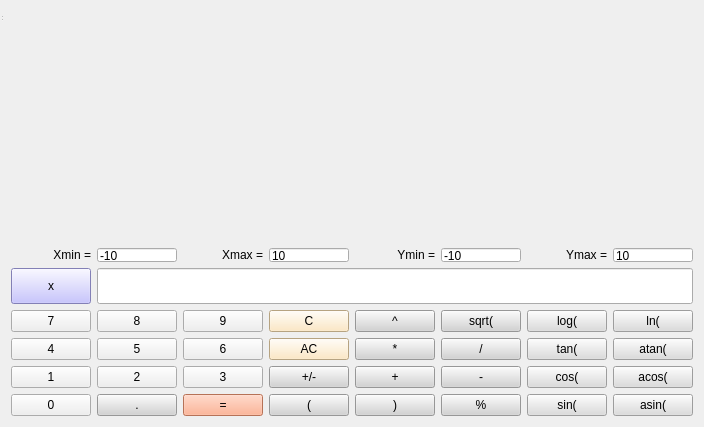
<?xml version="1.0" encoding="UTF-8"?>
<ui version="4.0">
 <class>smart_calc</class>
 <widget class="QWidget" name="smart_calc">
  <property name="geometry">
   <rect>
    <x>0</x>
    <y>0</y>
    <width>700</width>
    <height>427</height>
   </rect>
  </property>
  <property name="windowTitle">
   <string>smart_calc</string>
  </property>
  <layout class="QGridLayout" name="gridLayout">
   <item row="5" column="6">
    <widget class="QPushButton" name="opr_cos">
     <property name="styleSheet">
      <string notr="true">QPushButton {
	BackGround-color: #DCDCDC;
}

QPushButton:pressed {
	BackGround-color: #A9A9A9;
}

</string>
     </property>
     <property name="text">
      <string>cos(</string>
     </property>
    </widget>
   </item>
   <item row="5" column="2">
    <widget class="QPushButton" name="opr_3">
     <property name="text">
      <string>3</string>
     </property>
    </widget>
   </item>
   <item row="6" column="2">
    <widget class="QPushButton" name="Equals">
     <property name="styleSheet">
      <string notr="true">QPushButton {
	BackGround-color: #FFA07A;
}

QPushButton:pressed {
	BackGround-color: #B22222;
}

</string>
     </property>
     <property name="text">
      <string>=</string>
     </property>
    </widget>
   </item>
   <item row="3" column="5">
    <widget class="QPushButton" name="opr_sqrt">
     <property name="styleSheet">
      <string notr="true">QPushButton {
	BackGround-color: #D3D3D3;
}

QPushButton:pressed {
	BackGround-color: #A9A9A9;
}

</string>
     </property>
     <property name="text">
      <string>sqrt(</string>
     </property>
    </widget>
   </item>
   <item row="1" column="2">
    <widget class="QLabel" name="label_Xmax">
     <property name="layoutDirection">
      <enum>Qt::LeftToRight</enum>
     </property>
     <property name="text">
      <string>&lt;html&gt;&lt;head/&gt;&lt;body&gt;&lt;p align=&quot;right&quot;&gt;Xmax =&lt;/p&gt;&lt;/body&gt;&lt;/html&gt;</string>
     </property>
    </widget>
   </item>
   <item row="1" column="3">
    <widget class="QLineEdit" name="lineEdit_Xmax">
     <property name="sizePolicy">
      <sizepolicy hsizetype="Ignored" vsizetype="Ignored">
       <horstretch>0</horstretch>
       <verstretch>0</verstretch>
      </sizepolicy>
     </property>
     <property name="text">
      <string>10</string>
     </property>
    </widget>
   </item>
   <item row="6" column="0">
    <widget class="QPushButton" name="opr_0">
     <property name="text">
      <string>0</string>
     </property>
    </widget>
   </item>
   <item row="6" column="6">
    <widget class="QPushButton" name="opr_sin">
     <property name="styleSheet">
      <string notr="true">QPushButton {
	BackGround-color: #DCDCDC;
}

QPushButton:pressed {
	BackGround-color: #A9A9A9;
}

</string>
     </property>
     <property name="text">
      <string>sin(</string>
     </property>
    </widget>
   </item>
   <item row="6" column="1">
    <widget class="QPushButton" name="opr_point">
     <property name="styleSheet">
      <string notr="true">QPushButton {
	BackGround-color: #D3D3D3;
}

QPushButton:pressed {
	BackGround-color: #A9A9A9;
}

</string>
     </property>
     <property name="text">
      <string>.</string>
     </property>
    </widget>
   </item>
   <item row="4" column="7">
    <widget class="QPushButton" name="opr_atan">
     <property name="styleSheet">
      <string notr="true">QPushButton {
	BackGround-color: #DCDCDC;
}

QPushButton:pressed {
	BackGround-color: #A9A9A9;
}

</string>
     </property>
     <property name="text">
      <string>atan(</string>
     </property>
    </widget>
   </item>
   <item row="1" column="7">
    <widget class="QLineEdit" name="lineEdit_Ymax">
     <property name="sizePolicy">
      <sizepolicy hsizetype="Ignored" vsizetype="Ignored">
       <horstretch>0</horstretch>
       <verstretch>0</verstretch>
      </sizepolicy>
     </property>
     <property name="text">
      <string>10</string>
     </property>
    </widget>
   </item>
   <item row="1" column="6">
    <widget class="QLabel" name="label_Ymax">
     <property name="layoutDirection">
      <enum>Qt::LeftToRight</enum>
     </property>
     <property name="text">
      <string>&lt;html&gt;&lt;head/&gt;&lt;body&gt;&lt;p align=&quot;right&quot;&gt;Ymax =&lt;/p&gt;&lt;/body&gt;&lt;/html&gt;</string>
     </property>
    </widget>
   </item>
   <item row="1" column="1">
    <widget class="QLineEdit" name="lineEdit_Xmin">
     <property name="sizePolicy">
      <sizepolicy hsizetype="Ignored" vsizetype="Ignored">
       <horstretch>0</horstretch>
       <verstretch>0</verstretch>
      </sizepolicy>
     </property>
     <property name="text">
      <string>-10</string>
     </property>
    </widget>
   </item>
   <item row="4" column="3">
    <widget class="QPushButton" name="AllClear">
     <property name="styleSheet">
      <string notr="true">QPushButton {
	BackGround-color: #FFE4B5;
}

QPushButton:pressed {
	BackGround-color: #DEB887;
}

</string>
     </property>
     <property name="text">
      <string>AC</string>
     </property>
    </widget>
   </item>
   <item row="2" column="0">
    <widget class="QPushButton" name="xButton">
     <property name="sizePolicy">
      <sizepolicy hsizetype="Minimum" vsizetype="Minimum">
       <horstretch>0</horstretch>
       <verstretch>0</verstretch>
      </sizepolicy>
     </property>
     <property name="styleSheet">
      <string notr="true">QPushButton {
	BackGround-color: #B8B3FF;
}

QPushButton:pressed {
	BackGround-color: #009900;
}

</string>
     </property>
     <property name="text">
      <string>x</string>
     </property>
    </widget>
   </item>
   <item row="3" column="0">
    <widget class="QPushButton" name="opr_7">
     <property name="text">
      <string>7</string>
     </property>
    </widget>
   </item>
   <item row="5" column="7">
    <widget class="QPushButton" name="opr_acos">
     <property name="styleSheet">
      <string notr="true">QPushButton {
	BackGround-color: #DCDCDC;
}

QPushButton:pressed {
	BackGround-color: #A9A9A9;
}

</string>
     </property>
     <property name="text">
      <string>acos(</string>
     </property>
    </widget>
   </item>
   <item row="5" column="1">
    <widget class="QPushButton" name="opr_2">
     <property name="text">
      <string>2</string>
     </property>
    </widget>
   </item>
   <item row="4" column="0">
    <widget class="QPushButton" name="opr_4">
     <property name="text">
      <string>4</string>
     </property>
    </widget>
   </item>
   <item row="0" column="0" colspan="8">
    <widget class="QCustomPlot" name="widget_plot" native="true">
     <property name="sizePolicy">
      <sizepolicy hsizetype="Expanding" vsizetype="Expanding">
       <horstretch>0</horstretch>
       <verstretch>0</verstretch>
      </sizepolicy>
     </property>
    </widget>
   </item>
   <item row="3" column="6">
    <widget class="QPushButton" name="opr_log">
     <property name="styleSheet">
      <string notr="true">QPushButton {
	BackGround-color: #DCDCDC;
}

QPushButton:pressed {
	BackGround-color: #A9A9A9;
}

</string>
     </property>
     <property name="text">
      <string>log(</string>
     </property>
    </widget>
   </item>
   <item row="6" column="3">
    <widget class="QPushButton" name="opr_bracket_left">
     <property name="styleSheet">
      <string notr="true">QPushButton {
	BackGround-color: #D3D3D3;
}

QPushButton:pressed {
	BackGround-color: #A9A9A9;
}

</string>
     </property>
     <property name="text">
      <string>(</string>
     </property>
    </widget>
   </item>
   <item row="4" column="2">
    <widget class="QPushButton" name="opr_6">
     <property name="text">
      <string>6</string>
     </property>
    </widget>
   </item>
   <item row="5" column="5">
    <widget class="QPushButton" name="opr_sub">
     <property name="styleSheet">
      <string notr="true">QPushButton {
	BackGround-color: #D3D3D3;
}

QPushButton:pressed {
	BackGround-color: #A9A9A9;
}

</string>
     </property>
     <property name="text">
      <string>-</string>
     </property>
    </widget>
   </item>
   <item row="3" column="1">
    <widget class="QPushButton" name="opr_8">
     <property name="text">
      <string>8</string>
     </property>
    </widget>
   </item>
   <item row="5" column="0">
    <widget class="QPushButton" name="opr_1">
     <property name="text">
      <string>1</string>
     </property>
    </widget>
   </item>
   <item row="3" column="3">
    <widget class="QPushButton" name="Clear">
     <property name="styleSheet">
      <string notr="true">QPushButton {
	BackGround-color: #FFE4B5;
}

QPushButton:pressed {
	BackGround-color: #DEB887;
}

</string>
     </property>
     <property name="text">
      <string>C</string>
     </property>
    </widget>
   </item>
   <item row="5" column="4">
    <widget class="QPushButton" name="opr_sum">
     <property name="styleSheet">
      <string notr="true">QPushButton {
	BackGround-color: #D3D3D3;
}

QPushButton:pressed {
	BackGround-color: #A9A9A9;
}

</string>
     </property>
     <property name="text">
      <string>+</string>
     </property>
    </widget>
   </item>
   <item row="3" column="7">
    <widget class="QPushButton" name="opr_ln">
     <property name="styleSheet">
      <string notr="true">QPushButton {
	BackGround-color: #DCDCDC;
}

QPushButton:pressed {
	BackGround-color: #A9A9A9;
}

</string>
     </property>
     <property name="text">
      <string>ln(</string>
     </property>
    </widget>
   </item>
   <item row="3" column="2">
    <widget class="QPushButton" name="opr_9">
     <property name="text">
      <string>9</string>
     </property>
    </widget>
   </item>
   <item row="3" column="4">
    <widget class="QPushButton" name="opr_sqr">
     <property name="styleSheet">
      <string notr="true">QPushButton {
	BackGround-color: #D3D3D3;
}

QPushButton:pressed {
	BackGround-color: #A9A9A9;
}

</string>
     </property>
     <property name="text">
      <string>^</string>
     </property>
    </widget>
   </item>
   <item row="1" column="5">
    <widget class="QLineEdit" name="lineEdit_Ymin">
     <property name="sizePolicy">
      <sizepolicy hsizetype="Ignored" vsizetype="Ignored">
       <horstretch>0</horstretch>
       <verstretch>0</verstretch>
      </sizepolicy>
     </property>
     <property name="text">
      <string>-10</string>
     </property>
    </widget>
   </item>
   <item row="4" column="4">
    <widget class="QPushButton" name="opr_mul">
     <property name="styleSheet">
      <string notr="true">QPushButton {
	BackGround-color: #D3D3D3;
}

QPushButton:pressed {
	BackGround-color: #A9A9A9;
}

</string>
     </property>
     <property name="text">
      <string>*</string>
     </property>
    </widget>
   </item>
   <item row="5" column="3">
    <widget class="QPushButton" name="Sign">
     <property name="styleSheet">
      <string notr="true">QPushButton {
	BackGround-color: #D3D3D3;
}

QPushButton:pressed {
	BackGround-color: #A9A9A9;
}

</string>
     </property>
     <property name="text">
      <string>+/-</string>
     </property>
    </widget>
   </item>
   <item row="4" column="5">
    <widget class="QPushButton" name="opr_div">
     <property name="styleSheet">
      <string notr="true">QPushButton {
	BackGround-color: #D3D3D3;
}

QPushButton:pressed {
	BackGround-color: #A9A9A9;
}

</string>
     </property>
     <property name="text">
      <string>/</string>
     </property>
    </widget>
   </item>
   <item row="6" column="7">
    <widget class="QPushButton" name="opr_asin">
     <property name="styleSheet">
      <string notr="true">QPushButton {
	BackGround-color: #DCDCDC;
}

QPushButton:pressed {
	BackGround-color: #A9A9A9;
}

</string>
     </property>
     <property name="text">
      <string>asin(</string>
     </property>
    </widget>
   </item>
   <item row="6" column="4">
    <widget class="QPushButton" name="opr_bracket_right">
     <property name="styleSheet">
      <string notr="true">QPushButton {
	BackGround-color: #D3D3D3;
}

QPushButton:pressed {
	BackGround-color: #A9A9A9;
}

</string>
     </property>
     <property name="text">
      <string>)</string>
     </property>
    </widget>
   </item>
   <item row="1" column="0">
    <widget class="QLabel" name="label_Xmin">
     <property name="layoutDirection">
      <enum>Qt::LeftToRight</enum>
     </property>
     <property name="text">
      <string>&lt;html&gt;&lt;head/&gt;&lt;body&gt;&lt;p align=&quot;right&quot;&gt;Xmin =&lt;/p&gt;&lt;/body&gt;&lt;/html&gt;</string>
     </property>
    </widget>
   </item>
   <item row="4" column="6">
    <widget class="QPushButton" name="opr_tan">
     <property name="styleSheet">
      <string notr="true">QPushButton {
	BackGround-color: #DCDCDC;
}

QPushButton:pressed {
	BackGround-color: #A9A9A9;
}

</string>
     </property>
     <property name="text">
      <string>tan(</string>
     </property>
    </widget>
   </item>
   <item row="4" column="1">
    <widget class="QPushButton" name="opr_5">
     <property name="text">
      <string>5</string>
     </property>
    </widget>
   </item>
   <item row="6" column="5">
    <widget class="QPushButton" name="opr_mod">
     <property name="styleSheet">
      <string notr="true">QPushButton {
	BackGround-color: #D3D3D3;
}

QPushButton:pressed {
	BackGround-color: #A9A9A9;
}

</string>
     </property>
     <property name="text">
      <string>%</string>
     </property>
    </widget>
   </item>
   <item row="1" column="4">
    <widget class="QLabel" name="label_Ymin">
     <property name="layoutDirection">
      <enum>Qt::LeftToRight</enum>
     </property>
     <property name="text">
      <string>&lt;html&gt;&lt;head/&gt;&lt;body&gt;&lt;p align=&quot;right&quot;&gt;Ymin =&lt;/p&gt;&lt;/body&gt;&lt;/html&gt;</string>
     </property>
    </widget>
   </item>
   <item row="2" column="1" colspan="7">
    <widget class="QLineEdit" name="lineEdit">
     <property name="sizePolicy">
      <sizepolicy hsizetype="Expanding" vsizetype="Preferred">
       <horstretch>0</horstretch>
       <verstretch>0</verstretch>
      </sizepolicy>
     </property>
     <property name="font">
      <font>
       <pointsize>18</pointsize>
      </font>
     </property>
     <property name="layoutDirection">
      <enum>Qt::RightToLeft</enum>
     </property>
     <property name="text">
      <string/>
     </property>
     <property name="maxLength">
      <number>255</number>
     </property>
     <property name="alignment">
      <set>Qt::AlignRight|Qt::AlignTrailing|Qt::AlignVCenter</set>
     </property>
     <property name="readOnly">
      <bool>true</bool>
     </property>
    </widget>
   </item>
  </layout>
  <widget class="QStatusBar" name="statusbar">
   <property name="geometry">
    <rect>
     <x>0</x>
     <y>0</y>
     <width>3</width>
     <height>22</height>
    </rect>
   </property>
  </widget>
  <action name="actionEngineer">
   <property name="text">
    <string>Engineer</string>
   </property>
  </action>
  <action name="actionCredit">
   <property name="text">
    <string>Graph</string>
   </property>
  </action>
  <action name="actionDeposit">
   <property name="text">
    <string>Credit</string>
   </property>
  </action>
  <action name="actionGraph">
   <property name="text">
    <string>Deposit</string>
   </property>
  </action>
 </widget>
 <customwidgets>
  <customwidget>
   <class>QCustomPlot</class>
   <extends>QWidget</extends>
   <header>qcustomplot.h</header>
   <container>1</container>
  </customwidget>
 </customwidgets>
 <resources/>
 <connections/>
</ui>
